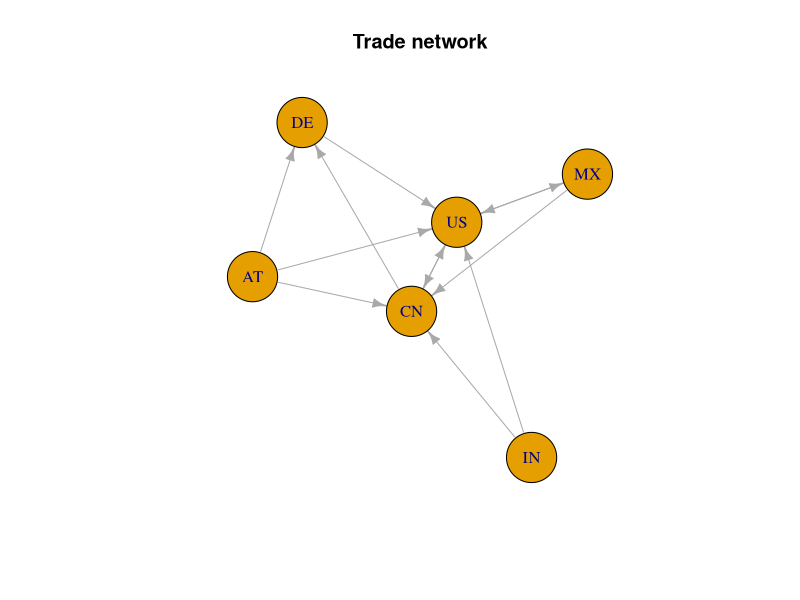
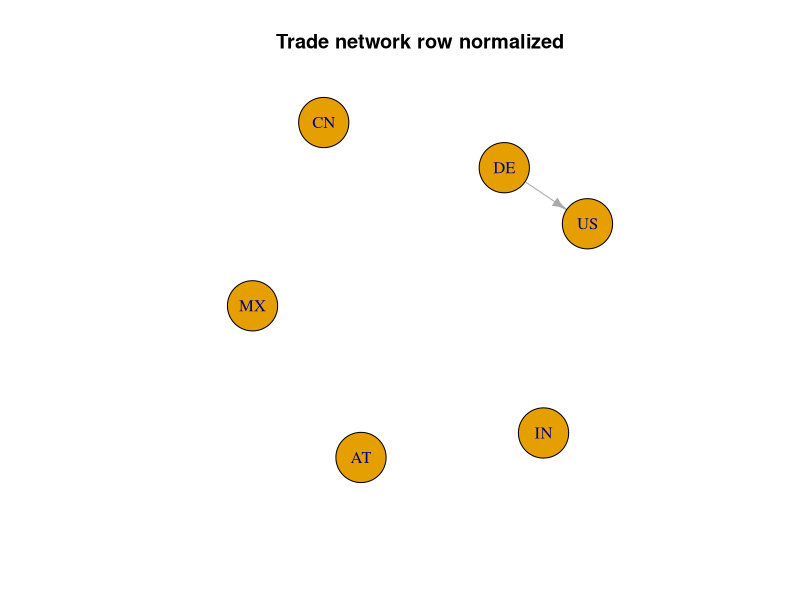
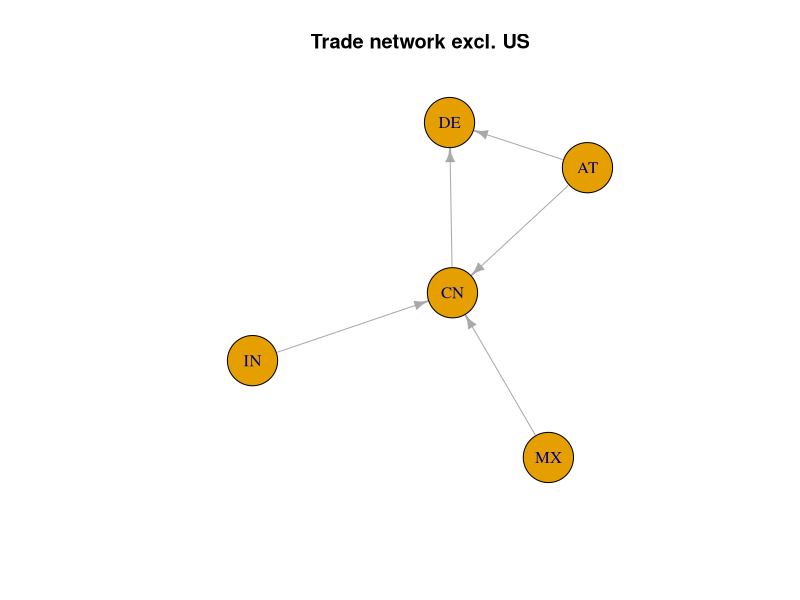

R code for these plots, in order:
## ---- chunk 1
knitr::opts_chunk$set(echo = TRUE)
library(igraph)
## ---- chunk 2
data1 <- MASS::Boston
X <- as.matrix(cbind(1,data1[,c("crim", "rm","chas","nox")]))
#X <- as.matrix(cbind(1,data1["lstat"]))
colnames(X) <- c("Constant","Crime", "Rooms", "Charles_River", "NO_pp10m")
Y <- as.matrix(data1[,"medv"])
## ---- chunk 3
OLS <- function(X,Y){
  beta_hat <- solve(t(X) %*% X) %*% t(X) %*% Y  # OLS estimates for coefficients
Y_hat <- X %*% beta_hat  # Fitted values
e <- Y - Y_hat  #residuals
n <- nrow(X)  # Number of observations
k <- ncol(X) - 1  # Number of covariates excluding intercept
s <- as.numeric(t(e)%*%e / (n-k)) #SSR adjusted for degrees of freedom
sigma <- s*solve(t(X) %*% X) #VCV of Beta hat
se <- sqrt(diag(sigma))
t_stat <- (beta_hat-0) / se
p <- pt(abs(t_stat), n-k, lower.tail=FALSE)
th <- qt(0.975, n-k)
conf <- cbind(beta_hat-th*se,beta_hat+th*se) 
colnames(beta_hat) <- "estimate"
colnames(conf) <- c("2.5%","97.5%")
colnames(t_stat) <- "t-statistic"
colnames(p) <- "p-value"
error_variance <- s
list(rbind(beta_hat,error_variance), cbind(t_stat, p), conf)
} 
## ---- chunk 4
OLS(X,Y)
## ---- chunk 5
agents <- c("US", "MX", "DE", "AT", "CN", "IN")

adj <- matrix(c(
    0, 1, 0, 0, 1, 0,
    1, 0, 0, 0, 1, 0,
    1, 0, 0, 0, 0, 0,
    1, 0, 1, 0, 1, 0,
    1, 0, 1, 0, 0, 0,
    1, 0, 0, 0, 1, 0
), nrow = 6, byrow = TRUE)

colnames(adj) = rownames(adj) = agents
## ---- chunk 6
plot(graph_from_adjacency_matrix(adj),vertex.size = 30, main="Trade network",edge.arrow.size = 0.7)
## ---- chunk 7
print(adj)
## ---- chunk 8
scale <- function(x){
  x/sum(x)
}
adj.rn <- t(apply(adj,1,scale))
## ---- chunk 9
plot(graph_from_adjacency_matrix(adj.rn),vertex.size = 30, main="Trade network row normalized",edge.arrow.size = 0.7)
## ---- chunk 10
#agents[-1]
plot(graph_from_adjacency_matrix(adj[-1,-1]),vertex.size = 30, main="Trade network excl. US",edge.arrow.size = 0.7)
